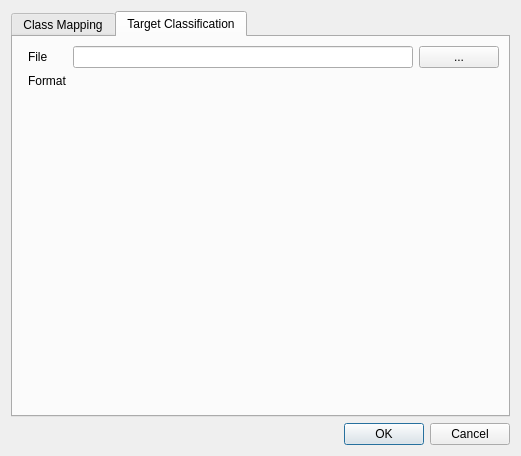
<?xml version="1.0" encoding="UTF-8"?>
<ui version="4.0">
 <class>ReclassifyDialog</class>
 <widget class="QDialog" name="ReclassifyDialog">
  <property name="geometry">
   <rect>
    <x>0</x>
    <y>0</y>
    <width>521</width>
    <height>456</height>
   </rect>
  </property>
  <property name="windowTitle">
   <string>Reclassify Settings</string>
  </property>
  <layout class="QVBoxLayout" name="verticalLayout">
   <item>
    <widget class="QTabWidget" name="tabWidget">
     <property name="currentIndex">
      <number>1</number>
     </property>
     <widget class="QWidget" name="tabReclassification">
      <attribute name="title">
       <string>Class Mapping</string>
      </attribute>
      <layout class="QGridLayout" name="gridLayout" columnstretch="0,2,0">
       <item row="2" column="0" colspan="3">
        <widget class="QTableWidget" name="tableWidget">
         <property name="alternatingRowColors">
          <bool>true</bool>
         </property>
         <property name="sortingEnabled">
          <bool>true</bool>
         </property>
         <property name="columnCount">
          <number>2</number>
         </property>
         <attribute name="horizontalHeaderStretchLastSection">
          <bool>true</bool>
         </attribute>
         <column>
          <property name="text">
           <string>Source Class</string>
          </property>
         </column>
         <column>
          <property name="text">
           <string>Target Class</string>
          </property>
         </column>
        </widget>
       </item>
       <item row="0" column="2">
        <widget class="QPushButton" name="btnSelectSrcfile">
         <property name="text">
          <string>...</string>
         </property>
        </widget>
       </item>
       <item row="0" column="0">
        <widget class="QLabel" name="label">
         <property name="text">
          <string>Source File</string>
         </property>
        </widget>
       </item>
       <item row="0" column="1">
        <widget class="QComboBox" name="mapLayerComboBox"/>
       </item>
      </layout>
     </widget>
     <widget class="QWidget" name="tabTargetClassification">
      <attribute name="title">
       <string>Target Classification</string>
      </attribute>
      <layout class="QGridLayout" name="gridLayout_2" rowstretch="0,0,1">
       <item row="0" column="3">
        <widget class="QPushButton" name="btnSelectDstFile">
         <property name="text">
          <string>...</string>
         </property>
        </widget>
       </item>
       <item row="0" column="2">
        <widget class="QLineEdit" name="tbDstFile"/>
       </item>
       <item row="0" column="1">
        <widget class="QLabel" name="label_2">
         <property name="text">
          <string>File</string>
         </property>
        </widget>
       </item>
       <item row="1" column="1">
        <widget class="QLabel" name="label_3">
         <property name="text">
          <string>Format</string>
         </property>
        </widget>
       </item>
       <item row="1" column="2">
        <widget class="QgsRasterFormatSaveOptionsWidget" name="widgetDstFile" native="true">
         <property name="minimumSize">
          <size>
           <width>10</width>
           <height>10</height>
          </size>
         </property>
        </widget>
       </item>
       <item row="2" column="0" colspan="4">
        <widget class="ClassificationSchemeWidget" name="dstClassificationSchemeWidget" native="true"/>
       </item>
      </layout>
     </widget>
    </widget>
   </item>
   <item>
    <widget class="QDialogButtonBox" name="buttonBox">
     <property name="standardButtons">
      <set>QDialogButtonBox::Cancel|QDialogButtonBox::Ok</set>
     </property>
    </widget>
   </item>
  </layout>
 </widget>
 <customwidgets>
  <customwidget>
   <class>ClassificationSchemeWidget</class>
   <extends>QWidget</extends>
   <header>enmapbox.gui.classificationscheme</header>
   <container>1</container>
  </customwidget>
  <customwidget>
   <class>QgsRasterFormatSaveOptionsWidget</class>
   <extends>QWidget</extends>
   <header>qgis.gui</header>
   <container>1</container>
  </customwidget>
 </customwidgets>
 <resources/>
 <connections>
  <connection>
   <sender>buttonBox</sender>
   <signal>accepted()</signal>
   <receiver>ReclassifyDialog</receiver>
   <slot>accept()</slot>
   <hints>
    <hint type="sourcelabel">
     <x>375</x>
     <y>305</y>
    </hint>
    <hint type="destinationlabel">
     <x>434</x>
     <y>-8</y>
    </hint>
   </hints>
  </connection>
  <connection>
   <sender>buttonBox</sender>
   <signal>rejected()</signal>
   <receiver>ReclassifyDialog</receiver>
   <slot>reject()</slot>
   <hints>
    <hint type="sourcelabel">
     <x>414</x>
     <y>313</y>
    </hint>
    <hint type="destinationlabel">
     <x>501</x>
     <y>158</y>
    </hint>
   </hints>
  </connection>
 </connections>
</ui>
